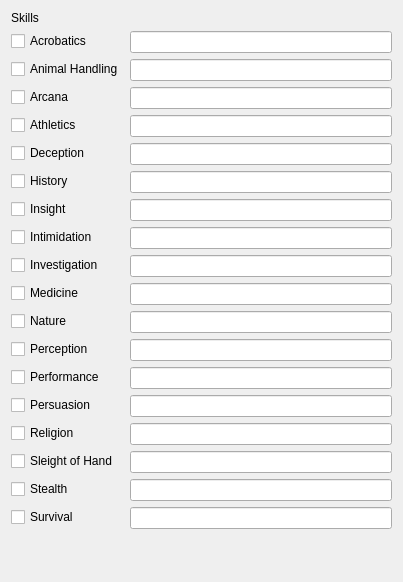
           <widget class="QWidget" name="scrollAreaWidgetContents">
            <property name="geometry">
             <rect>
              <x>0</x>
              <y>-71</y>
              <width>403</width>
              <height>582</height>
             </rect>
            </property>
            <layout class="QVBoxLayout" name="verticalLayout_14">
             <item>
              <widget class="QLabel" name="label_17">
               <property name="text">
                <string>Skills</string>
               </property>
              </widget>
             </item>
             <item>
              <layout class="QFormLayout" name="formLayout_3">
               <item row="0" column="0">
                <widget class="QCheckBox" name="checkBox_acrobatics">
                 <property name="text">
                  <string>Acrobatics</string>
                 </property>
                </widget>
               </item>
               <item row="0" column="1">
                <widget class="QLineEdit" name="lineEdit_acrobatics">
                 <property name="sizePolicy">
                  <sizepolicy hsizetype="Minimum" vsizetype="Fixed">
                   <horstretch>0</horstretch>
                   <verstretch>0</verstretch>
                  </sizepolicy>
                 </property>
                 <property name="minimumSize">
                  <size>
                   <width>20</width>
                   <height>0</height>
                  </size>
                 </property>
                </widget>
               </item>
               <item row="1" column="0">
                <widget class="QCheckBox" name="checkBox_animalHandling">
                 <property name="text">
                  <string>Animal Handling</string>
                 </property>
                </widget>
               </item>
               <item row="1" column="1">
                <widget class="QLineEdit" name="lineEdit_animalHandling">
                 <property name="sizePolicy">
                  <sizepolicy hsizetype="Minimum" vsizetype="Fixed">
                   <horstretch>0</horstretch>
                   <verstretch>0</verstretch>
                  </sizepolicy>
                 </property>
                 <property name="minimumSize">
                  <size>
                   <width>20</width>
                   <height>0</height>
                  </size>
                 </property>
                </widget>
               </item>
               <item row="2" column="0">
                <widget class="QCheckBox" name="checkBox_arcana">
                 <property name="text">
                  <string>Arcana</string>
                 </property>
                </widget>
               </item>
               <item row="3" column="0">
                <widget class="QCheckBox" name="checkBox_athletics">
                 <property name="text">
                  <string>Athletics</string>
                 </property>
                </widget>
               </item>
               <item row="4" column="0">
                <widget class="QCheckBox" name="checkBox_deception">
                 <property name="text">
                  <string>Deception</string>
                 </property>
                </widget>
               </item>
               <item row="5" column="0">
                <widget class="QCheckBox" name="checkBox_history">
                 <property name="text">
                  <string>History</string>
                 </property>
                </widget>
               </item>
               <item row="6" column="0">
                <widget class="QCheckBox" name="checkBox_insight">
                 <property name="text">
                  <string>Insight</string>
                 </property>
                </widget>
               </item>
               <item row="7" column="0">
                <widget class="QCheckBox" name="checkBox_intimidation">
                 <property name="text">
                  <string>Intimidation</string>
                 </property>
                </widget>
               </item>
               <item row="8" column="0">
                <widget class="QCheckBox" name="checkBox_investigation">
                 <property name="text">
                  <string>Investigation</string>
                 </property>
                </widget>
               </item>
               <item row="9" column="0">
                <widget class="QCheckBox" name="checkBox_medicine">
                 <property name="text">
                  <string>Medicine</string>
                 </property>
                </widget>
               </item>
               <item row="10" column="0">
                <widget class="QCheckBox" name="checkBox_nature">
                 <property name="text">
                  <string>Nature</string>
                 </property>
                </widget>
               </item>
               <item row="11" column="0">
                <widget class="QCheckBox" name="checkBox_perception">
                 <property name="text">
                  <string>Perception</string>
                 </property>
                </widget>
               </item>
               <item row="12" column="0">
                <widget class="QCheckBox" name="checkBox_performance">
                 <property name="text">
                  <string>Performance</string>
                 </property>
                </widget>
               </item>
               <item row="13" column="0">
                <widget class="QCheckBox" name="checkBox_persuasion">
                 <property name="text">
                  <string>Persuasion</string>
                 </property>
                </widget>
               </item>
               <item row="14" column="0">
                <widget class="QCheckBox" name="checkBox_religion">
                 <property name="text">
                  <string>Religion</string>
                 </property>
                </widget>
               </item>
               <item row="15" column="0">
                <widget class="QCheckBox" name="checkBox_sleightOfHand">
                 <property name="text">
                  <string>Sleight of Hand</string>
                 </property>
                </widget>
               </item>
               <item row="16" column="0">
                <widget class="QCheckBox" name="checkBox_stealth">
                 <property name="text">
                  <string>Stealth</string>
                 </property>
                </widget>
               </item>
               <item row="17" column="0">
                <widget class="QCheckBox" name="checkBox_survival">
                 <property name="text">
                  <string>Survival</string>
                 </property>
                </widget>
               </item>
               <item row="2" column="1">
                <widget class="QLineEdit" name="lineEdit_arcana">
                 <property name="sizePolicy">
                  <sizepolicy hsizetype="Minimum" vsizetype="Fixed">
                   <horstretch>0</horstretch>
                   <verstretch>0</verstretch>
                  </sizepolicy>
                 </property>
                 <property name="minimumSize">
                  <size>
                   <width>20</width>
                   <height>0</height>
                  </size>
                 </property>
                </widget>
               </item>
               <item row="3" column="1">
                <widget class="QLineEdit" name="lineEdit_athletics">
                 <property name="sizePolicy">
                  <sizepolicy hsizetype="Minimum" vsizetype="Fixed">
                   <horstretch>0</horstretch>
                   <verstretch>0</verstretch>
                  </sizepolicy>
                 </property>
                 <property name="minimumSize">
                  <size>
                   <width>20</width>
                   <height>0</height>
                  </size>
                 </property>
                </widget>
               </item>
               <item row="4" column="1">
                <widget class="QLineEdit" name="lineEdit_deception">
                 <property name="sizePolicy">
                  <sizepolicy hsizetype="Minimum" vsizetype="Fixed">
                   <horstretch>0</horstretch>
                   <verstretch>0</verstretch>
                  </sizepolicy>
                 </property>
                 <property name="minimumSize">
                  <size>
                   <width>20</width>
                   <height>0</height>
                  </size>
                 </property>
                </widget>
               </item>
               <item row="5" column="1">
                <widget class="QLineEdit" name="lineEdit_history">
                 <property name="sizePolicy">
                  <sizepolicy hsizetype="Minimum" vsizetype="Fixed">
                   <horstretch>0</horstretch>
                   <verstretch>0</verstretch>
                  </sizepolicy>
                 </property>
                 <property name="minimumSize">
                  <size>
                   <width>20</width>
                   <height>0</height>
                  </size>
                 </property>
                </widget>
               </item>
               <item row="6" column="1">
                <widget class="QLineEdit" name="lineEdit_insight">
                 <property name="sizePolicy">
                  <sizepolicy hsizetype="Minimum" vsizetype="Fixed">
                   <horstretch>0</horstretch>
                   <verstretch>0</verstretch>
                  </sizepolicy>
                 </property>
                 <property name="minimumSize">
                  <size>
                   <width>20</width>
                   <height>0</height>
                  </size>
                 </property>
                </widget>
               </item>
               <item row="7" column="1">
                <widget class="QLineEdit" name="lineEdit_intimidation">
                 <property name="sizePolicy">
                  <sizepolicy hsizetype="Minimum" vsizetype="Fixed">
                   <horstretch>0</horstretch>
                   <verstretch>0</verstretch>
                  </sizepolicy>
                 </property>
                 <property name="minimumSize">
                  <size>
                   <width>20</width>
                   <height>0</height>
                  </size>
                 </property>
                </widget>
               </item>
               <item row="8" column="1">
                <widget class="QLineEdit" name="lineEdit_investigation">
                 <property name="sizePolicy">
                  <sizepolicy hsizetype="Minimum" vsizetype="Fixed">
                   <horstretch>0</horstretch>
                   <verstretch>0</verstretch>
                  </sizepolicy>
                 </property>
                 <property name="minimumSize">
                  <size>
                   <width>20</width>
                   <height>0</height>
                  </size>
                 </property>
                </widget>
               </item>
               <item row="9" column="1">
                <widget class="QLineEdit" name="lineEdit_medicine">
                 <property name="sizePolicy">
                  <sizepolicy hsizetype="Minimum" vsizetype="Fixed">
                   <horstretch>0</horstretch>
                   <verstretch>0</verstretch>
                  </sizepolicy>
                 </property>
                 <property name="minimumSize">
                  <size>
                   <width>20</width>
                   <height>0</height>
                  </size>
                 </property>
                </widget>
               </item>
               <item row="10" column="1">
                <widget class="QLineEdit" name="lineEdit_nature">
                 <property name="sizePolicy">
                  <sizepolicy hsizetype="Minimum" vsizetype="Fixed">
                   <horstretch>0</horstretch>
                   <verstretch>0</verstretch>
                  </sizepolicy>
                 </property>
                 <property name="minimumSize">
                  <size>
                   <width>20</width>
                   <height>0</height>
                  </size>
                 </property>
                </widget>
               </item>
               <item row="11" column="1">
                <widget class="QLineEdit" name="lineEdit_perception">
                 <property name="sizePolicy">
                  <sizepolicy hsizetype="Minimum" vsizetype="Fixed">
                   <horstretch>0</horstretch>
                   <verstretch>0</verstretch>
                  </sizepolicy>
                 </property>
                 <property name="minimumSize">
                  <size>
                   <width>20</width>
                   <height>0</height>
                  </size>
                 </property>
                </widget>
               </item>
               <item row="12" column="1">
                <widget class="QLineEdit" name="lineEdit_performance">
                 <property name="sizePolicy">
                  <sizepolicy hsizetype="Minimum" vsizetype="Fixed">
                   <horstretch>0</horstretch>
                   <verstretch>0</verstretch>
                  </sizepolicy>
                 </property>
                 <property name="minimumSize">
                  <size>
                   <width>20</width>
                   <height>0</height>
                  </size>
                 </property>
                </widget>
               </item>
               <item row="13" column="1">
                <widget class="QLineEdit" name="lineEdit_persuasion">
                 <property name="sizePolicy">
                  <sizepolicy hsizetype="Minimum" vsizetype="Fixed">
                   <horstretch>0</horstretch>
                   <verstretch>0</verstretch>
                  </sizepolicy>
                 </property>
                 <property name="minimumSize">
                  <size>
                   <width>20</width>
                   <height>0</height>
                  </size>
                 </property>
                </widget>
               </item>
               <item row="14" column="1">
                <widget class="QLineEdit" name="lineEdit_religion">
                 <property name="sizePolicy">
                  <sizepolicy hsizetype="Minimum" vsizetype="Fixed">
                   <horstretch>0</horstretch>
                   <verstretch>0</verstretch>
                  </sizepolicy>
                 </property>
                 <property name="minimumSize">
                  <size>
                   <width>20</width>
                   <height>0</height>
                  </size>
                 </property>
                </widget>
               </item>
               <item row="15" column="1">
                <widget class="QLineEdit" name="lineEdit_sleightOfHand">
                 <property name="sizePolicy">
                  <sizepolicy hsizetype="Minimum" vsizetype="Fixed">
                   <horstretch>0</horstretch>
                   <verstretch>0</verstretch>
                  </sizepolicy>
                 </property>
                 <property name="minimumSize">
                  <size>
                   <width>20</width>
                   <height>0</height>
                  </size>
                 </property>
                </widget>
               </item>
               <item row="16" column="1">
                <widget class="QLineEdit" name="lineEdit_stealth">
                 <property name="sizePolicy">
                  <sizepolicy hsizetype="Minimum" vsizetype="Fixed">
                   <horstretch>0</horstretch>
                   <verstretch>0</verstretch>
                  </sizepolicy>
                 </property>
                 <property name="minimumSize">
                  <size>
                   <width>20</width>
                   <height>0</height>
                  </size>
                 </property>
                </widget>
               </item>
               <item row="17" column="1">
                <widget class="QLineEdit" name="lineEdit_survival">
                 <property name="sizePolicy">
                  <sizepolicy hsizetype="Minimum" vsizetype="Fixed">
                   <horstretch>0</horstretch>
                   <verstretch>0</verstretch>
                  </sizepolicy>
                 </property>
                 <property name="minimumSize">
                  <size>
                   <width>20</width>
                   <height>0</height>
                  </size>
                 </property>
                </widget>
               </item>
              </layout>
             </item>
             <item>
              <spacer name="verticalSpacer_2">
               <property name="orientation">
                <enum>Qt::Vertical</enum>
               </property>
               <property name="sizeHint" stdset="0">
                <size>
                 <width>20</width>
                 <height>0</height>
                </size>
               </property>
              </spacer>
             </item>
            </layout>
           </widget>
